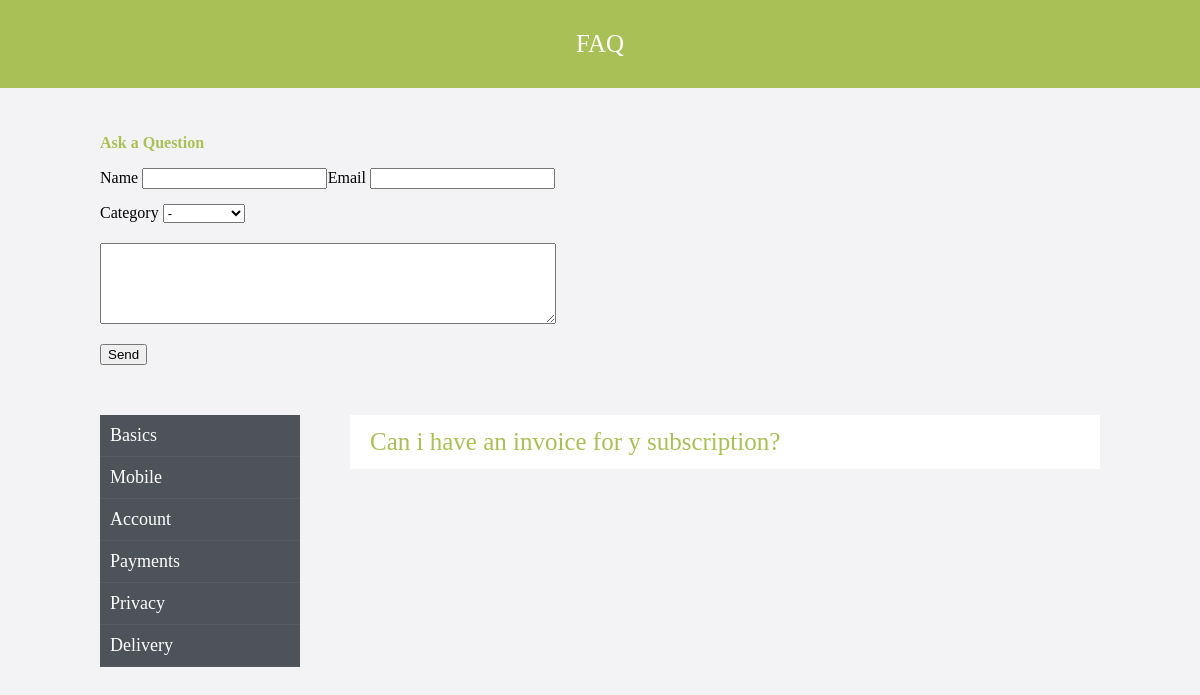
/?list=4, run on the app's committed database.
### tables this page shows
CREATE TABLE `category` (
  `id` int(11) NOT NULL,
  `name` varchar(255) NOT NULL
);

CREATE TABLE `question` (
  `id` int(11) NOT NULL,
  `name` varchar(255) NOT NULL,
  `list_id` int(11) NOT NULL,
  `user_name` varchar(255) NOT NULL,
  `data` datetime NOT NULL,
  `status` int(11) NOT NULL DEFAULT '0',
  `answer` text,
  `user_email` varchar(255) NOT NULL
);

### index.php (called while the page is built, shortened)
<?php
include 'upload/router/router.php';

### model/Faq.php (called while the page is built, shortened)
<?php
class Faq {
	private $db = null;
	public function __construct ($db) {
		$this->db = $db;
	}
	public function getCategory() {
		$allCategory = 'SELECT id, name FROM category';
		$result = $this->db->query($allCategory);
		$result->setFetchMode(\PDO::FETCH_ASSOC);
		return $result->fetchAll();
	}
	public function getFaq($list = null) {
		if(!$list) {
			$allFaq = 'SELECT * FROM question';
		}
		else {
			$allFaq = 'SELECT * FROM question WHERE list_id =' .$list;
		}
		$resultFaq = $this->db->query($allFaq);
		$resultFaq->setFetchMode(\PDO::FETCH_ASSOC);
		return $resultFaq->fetchAll();
	}
}

### template/faq/index.php (the view, shortened to what this page needs)
<!DOCTYPE html>
<html>
	<head>
		 <link rel="stylesheet" href="style.css">
	</head>
	<body>
		<header>
			<p class="header">FAQ</p>
		</header>
		<div class="new-question">
			<p>Ask a Question</p>
			<form method="POST">
				<div class="user clearfix">
					<p>
						<label for="name">Name</label>
						<input type="text" id="name" name="name">
					</p>
					<p>
						<label for="emil">Email</label>
						<input type="text" id="email" name="email">
					</p>
					<br>
					<br>
					<p>
					Category <select name="category">
							<option value="null">-</option>
						</select>
					</p>
				</div>
				<textarea rows="5" name="text"></textarea>
				 <p><input type="submit" name="addQuestion" value="Send"></p>
			</form>
		</div>
		<section>
			<div class="content clearfix">
				<div class="category">
					<ul>
						<?php
							foreach($list as $name):?>
								<li><a href="?list=<?php echo $name['id']?>"><?php echo $name['name']?></a></li>
						<?php endforeach;?>
					</ul>
				</div>
				<div class="questions">
					<ul class="mainMenu">
						<?php
							foreach($faq as $key) {
								if(!empty($key['answer']) && $key['status'] == 1): ?>
									<li class="item ">
										<div class="item_title"><?php echo $key['name']?>
											<span></span>
										</div>
									</li>
						<?php endif; }?>
					  </ul>
				</div>
			</div>
		</section>
	</body>
<html>

### style.css (style rules this page uses)
html, body, ul { padding: 0; margin: 0; }
body { background: #F3F3F5; }
ul, li { list-style: none; }
a { text-decoration: none; }
.clearfix:after { visibility: hidden; display: block; font-size: 0; content: " "; clear: both; height: 0; }
header { padding-left: 10px; padding-right: 10px; padding-top: 30px; padding-bottom: 30px; background: #A9C056; color: white; text-transform: uppercase; text-align: center; font-size: 25px; }
.header { max-width: 1000px; margin: 0 auto; }
.new-question { max-width: 1000px; margin: 0 auto; padding-top: 30px; padding-left: 10px; padding-right: 10px; }
.user { width: 455px; }
.user p { margin: 0; }
.user p:nth-child(1) { float: left; }
.user p:nth-child(2) { float: right; }
textarea { margin-top: 20px; width: 450px; }
.new-question > p { color: #A9C056; font-weight: bold; }
section { margin-top: 50px; padding-left: 10px; padding-right: 10px; }
.content { max-width: 1000px; margin: 0 auto; }
.category { background: #4E5359; width: 20%; float: left; }
.category li { display: block; padding: 10px; border-bottom: 1px solid #555B61; }
.category a { color: white; display: block; }
.questions { width: 75%; float: right; }
ul { font-size: 18px; }
.item { margin-bottom: 10px; }
.item_title { position: relative; z-index:2; font-size: 25px; }
.item_title span { display: inline-block; position: absolute; top:19px; right:20px; width: 25px; height: 25px; background: url('arrov2.png') no-repeat; }
.item .item_title { background: white; color: #A9C056; }
.item_title, .submenu { padding: 13px 20px; }

### data on the page
category: name "Basics"
category: name "Mobile"
category: name "Account"
category: name "Payments"
category: name "Privacy"
category: name "Delivery"
question: name "Can i have an invoice for y subscription?", status 1 (drawn)
